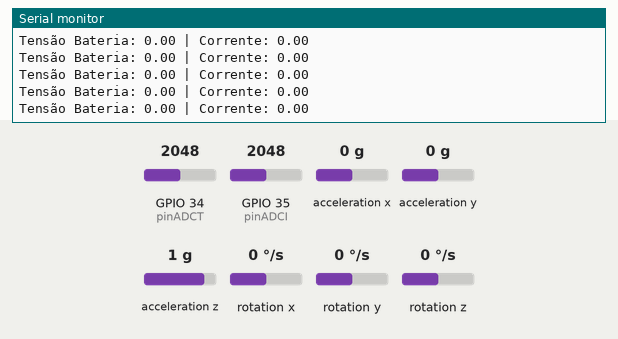
Recording of a sketch running on a simulated ESP32. Parts: the last lines printed to the serial monitor. The inputs (shaded band) are chosen by the test bench; at power-on: acceleration x 0 g, acceleration y 0 g, GPIO 34 (pinADCT) = 2048, GPIO 35 (pinADCI) = 2048, acceleration z 1 g, rotation x 0 °/s, rotation y 0 °/s, rotation z 0 °/s (analog values on the 0–4095 scale). WiFi joins after 1.5 s; servers stay silent unless stated; no MQTT or app messages arrive unless stated.

Above: at 2.3 s.
2.4 s: acceleration x set to -1.4 g
4.5 s: acceleration y set to -1.4 g
At 5.0 s:
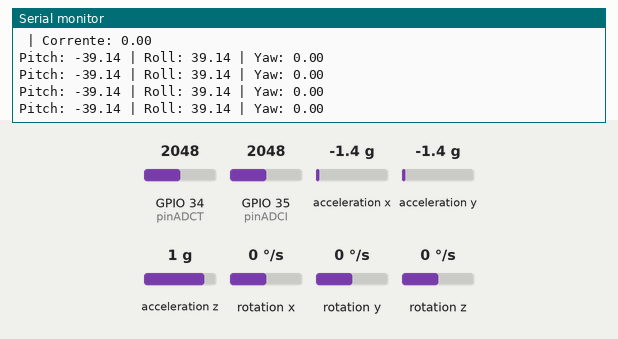
6.0 s: acceleration x set to 0.8 g
At 7.0 s:
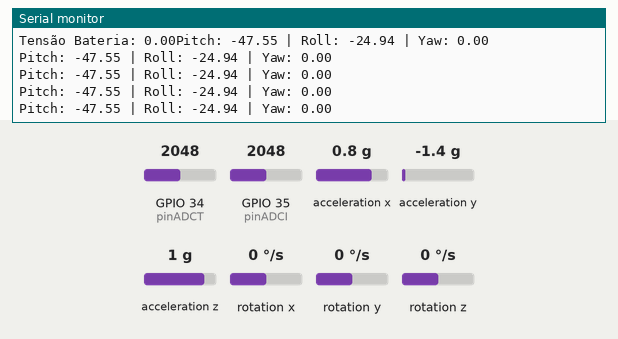
9.0 s: acceleration y set to 0 g
At 9.5 s:
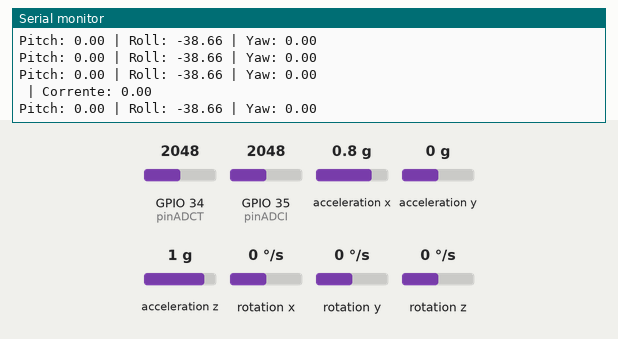
Timing chart, 0 to 11.6 s (numbered marks = the images above; inputs shaded):
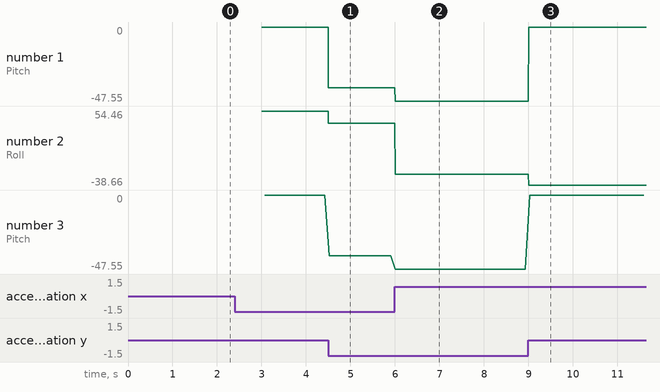

The sketch:

Projeto_Tapejara_Prog_v2_geral_freeRTOS.ino
```cpp
#include <MPU6050_tockn.h>
#include <Wire.h>
#include <WiFi.h>
#include <PubSubClient.h>

//PARAMETROS CIRCUITO
const float ganho = 62;//ganho no amplificador diferencial
const float rshunt = 1;//resistencia do resistor shunt
const float divisao_tensao = 2;

// Coeficientes do polinômio de 3º grau
const float a = 0;
const float b = 0;
const float c = 0;
const float d = 0;

// ---- CONFIG Wi-Fi ----
const char* ssid = "Benitez Lopes"; //hotspot
const char* password = "Churito1"; //senha

// ---- CONFIG MQTT ----
const char* mqtt_server = "192.168.154.186"; //IP maquina
const int mqtt_port = 1883;

//TOPICOS MQTT
const char* mqtt_topic_pitch = "sensor/mpu/pitch";
const char* mqtt_topic_roll  = "sensor/mpu/roll";
const char* mqtt_topic_yaw   = "sensor/mpu/yaw";
const char* mqtt_topic_corrente  = "bateria/corrente";
const char* mqtt_topic_tensão   = "bateria/tensão";

// ---- OBJETOS ----
WiFiClient espClient;
PubSubClient client(espClient);
MPU6050 mpu(Wire);
const int pinADCT = 34;
const int pinADCI = 35;

//VARIAVEIS MEDIDAS
float Vbateria = 0;
float Ibateria = 0;
volatile float pitch = 0;
volatile float roll = 0;
volatile float yaw = 0;

void setup_wifi() {
  vTaskDelay(10 / portTICK_PERIOD_MS);;
  Serial.println();
  Serial.print("Conectando em ");
  Serial.println(ssid);

  WiFi.begin(ssid, password);
  while (WiFi.status() != WL_CONNECTED) {
    vTaskDelay(500 / portTICK_PERIOD_MS);;
    Serial.print(".");
  }

  Serial.println("\nWiFi conectado!");
  Serial.print("IP: ");
  Serial.println(WiFi.localIP());
}

void reconnect() {
  while (!client.connected()) {
    Serial.print("Tentando conexão MQTT...");
    if (client.connect("ESP32_MPU6050")) {
      Serial.println("conectado!");
    } else {
      Serial.print("falhou, rc=");
      Serial.print(client.state());
      Serial.println(" tentando em 5s");
      vTaskDelay(5000 / portTICK_PERIOD_MS);;
    }
  }
}

void setup() {
  Serial.begin(115200);

//xTaskCreatePinnedToCore(função, nome, stack, parametros, prioridade, alteração manual, core);

  xTaskCreatePinnedToCore(TaskControle, "Controle", 4096, NULL, 2, NULL, 1);
  xTaskCreatePinnedToCore(TaskTelemetria, "Telemetria", 8192, NULL, 1, NULL, 0);

}

void medida_VBateria(){

long somaV = 0;
    for (int i = 0; i < 20; i++) {
      int leituraV = analogRead(pinADCT);
      somaV += leituraV;
      vTaskDelay(1 / portTICK_PERIOD_MS);;
    }
    float ADCbitsV = somaV / 20.0;
    Vbateria = (((a*ADCbitsV + b)*ADCbitsV + c)*ADCbitsV + d) * divisao_tensao; //calcula tensão pelo polinomio de calibração na forma de Horner
    // Debug serial
    Serial.print("Tensão Bateria: "); Serial.print(Vbateria);
}

void medida_I(){

long somaI = 0;
    for (int i = 0; i < 20; i++) {
      int leituraI = analogRead(pinADCI);
      somaI += leituraI;
      vTaskDelay(1 / portTICK_PERIOD_MS);;
    }
    float ADCbitsI = somaI / 20.0;
    Ibateria = (((((a*ADCbitsI + b)*ADCbitsI + c)*ADCbitsI + d)/ganho)*divisao_tensao)/rshunt; //estimar corrente
    // Debug serial
    Serial.print(" | Corrente: "); Serial.println(Ibateria);
}

void medidas_MPU6050(){

mpu.update();

  pitch = mpu.getAngleX();
  roll  = mpu.getAngleY();
  yaw   = mpu.getAngleZ();

  // Debug serial
  Serial.print("Pitch: "); Serial.print(pitch);
  Serial.print(" | Roll: "); Serial.print(roll);
  Serial.print(" | Yaw: ");  Serial.println(yaw);

}

void TaskControle(void *pvParameters) {

// MPU6050
  Wire.begin(21, 22);
  mpu.begin();
  mpu.calcGyroOffsets(true);
  Serial.println("MPU6050 inicializado!");

  //portas motores etc..

  for(;;) {
    medidas_MPU6050(); //usado na calibração

    // CONTROLE DE VOO (SERÁ IMPLEMENTADO DEPOIS)
    // PID, motores, etc

    vTaskDelay(1 / portTICK_PERIOD_MS);
  }
}


void TaskTelemetria(void *pvParameters) {

// WiFi & MQTT
  setup_wifi();
  client.setServer(mqtt_server, mqtt_port);

//BATERIA

  pinMode(pinADCT, INPUT);
  pinMode(pinADCI, INPUT);
  analogReadResolution(11);

  for (;;){
  if (!client.connected()) reconnect();
  client.loop();

  //AQUISIÇÃO DOS DADOS
  medida_VBateria();
  medida_I();

  // PUBLICA NO MQTT
  char msgV[16], msgI[16], msgPitch[16], msgRoll[16], msgYaw[16];
  dtostrf(Vbateria, 6, 2, msgV);
  dtostrf(Ibateria, 6, 2, msgI);
  dtostrf(pitch, 6, 2, msgPitch);
  dtostrf(roll,  6, 2, msgRoll);
  dtostrf(yaw,   6, 2, msgYaw);

  client.publish(mqtt_topic_tensão, msgV);
  client.publish(mqtt_topic_corrente, msgI);
  client.publish(mqtt_topic_pitch, msgPitch);
  client.publish(mqtt_topic_roll,  msgRoll);
  client.publish(mqtt_topic_yaw,   msgYaw);

  vTaskDelay(30 / portTICK_PERIOD_MS);
;
  }
}
 void loop() {
  vTaskDelay(portMAX_DELAY);
}
```

Measured:
- after the input at 4.5 s, the serial monitor: prints a new line at once (image 1)
- after the input at 6.0 s, the serial monitor: prints a new line at once (image 2)
- after the input at 9.0 s, the serial monitor: prints a new line at once (image 3)
- plotted number 1: 0 → -39.14 after the input at 4.5 s, -39.14 → -47.55 after the input at 6.0 s
- plotted number 2: 54.46 → 39.14 after the input at 4.5 s, 39.14 → -24.94 after the input at 6.0 s, -24.94 → -38.66 after the input at 9.0 s
- plotted number 3: 0 → -39.14 after the input at 4.5 s, -39.14 → -47.55 after the input at 6.0 s
